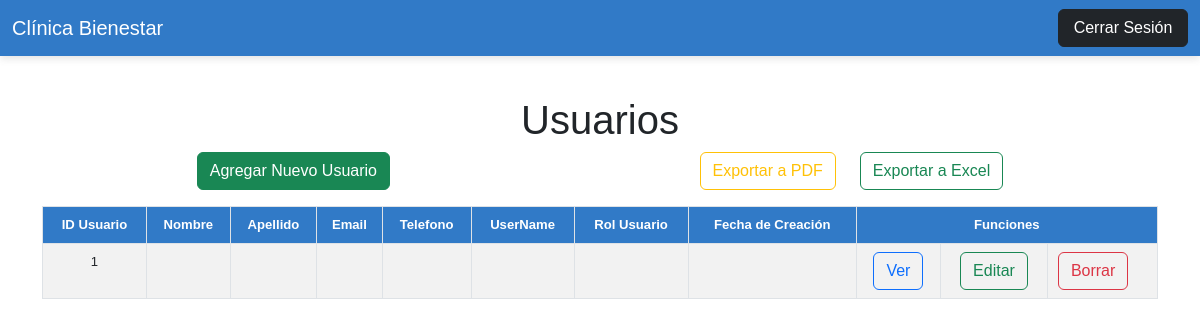
Page /views/login/user_list.php on the earlier database version.
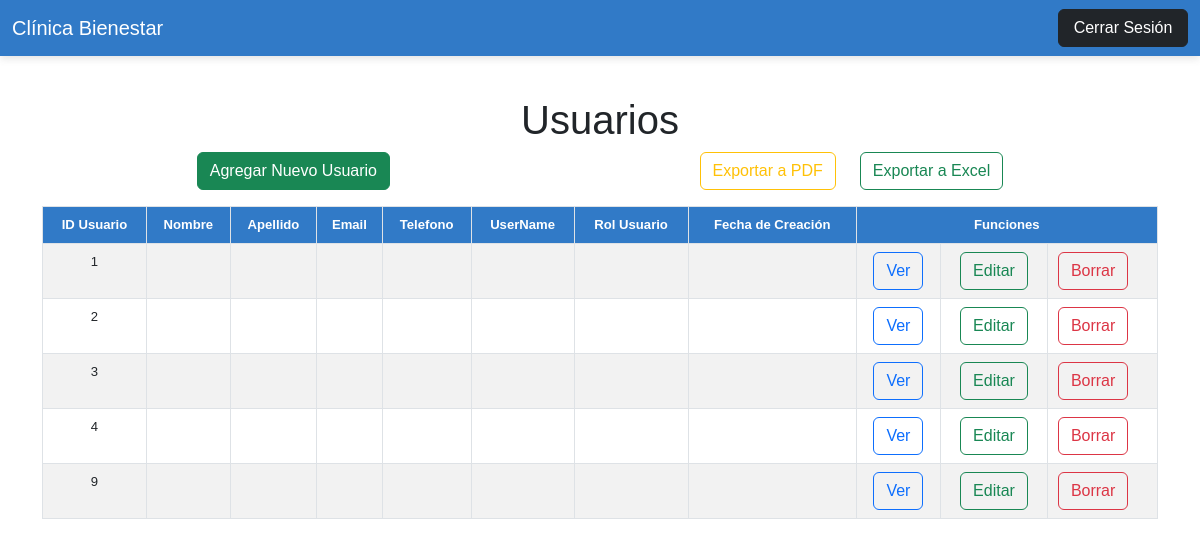
Same page on the later database version.
### tables this page shows
CREATE TABLE `usuarios` (
  `id_usuario` int(11) NOT NULL,
  `id_persona` int(6) DEFAULT NULL,
  `id_rol_usuario` int(2) DEFAULT NULL,
  `user_name` varchar(50) NOT NULL,
  `password` blob NOT NULL,
  `created_at` timestamp NOT NULL DEFAULT current_timestamp()
);

### config/bd.php (called while the page is built, shortened)
<?php
    class Database {
        private static $instance = null;
        public static function getConnection() {
            if (self::$instance === null) {
                try {
                    self::$instance = new PDO(
                        "mysql:host=" . self::HOST . ";dbname=" . self::DBNAME,
                        self::USER,
                        self::PASSWORD
                    );
                    self::$instance->setAttribute(PDO::ATTR_ERRMODE, PDO::ERRMODE_EXCEPTION);
                } catch (PDOException $e) {
                    error_log($e->getMessage());
                    die("Error al conectar a la base de datos. Contacta al administrador.");
                }
            }
            return self::$instance;
        }
    }
?>

### controllers/LoginController.php (called while the page is built, shortened)
<?php
require_once "./../../models/User.php";
class UsuarioController {
    private $model;
    public function __construct() {
        $this->model = new Usuario();
    }
    public function index() {
        $usuarios = $this->model->getAll();
        return $usuarios;
    }
}

### models/User.php (called while the page is built, shortened)
<?php
require_once "./../../config/bd.php";
class Usuario {
    private $db;
    public function __construct() {
        $this->db = Database::getConnection();
    }
    public function getAll() {
        $stmt = $this->db->query("SELECT * FROM usuarios");
        return $stmt->fetchAll(PDO::FETCH_ASSOC);
    }
}

### views/login/user_list.php (the view, shortened to what this page needs)
<?php
    require_once("./../head/head.php");
    require_once("./../../controllers/LoginController.php");
    $obj= new UsuarioController();
    $rows = $obj->index();
?>
    <section>
        <div class="container" >
            <h1 class="text-center">Usuarios</h1>
            <div class="mb-3 d-flex justify-content-around">
                    <a href="./create.php" class="btn btn-success">Agregar Nuevo Usuario</a>
                <div class="d-flex gap-4">
                    <button id="exportPDF" class="btn btn-outline-warning">Exportar a PDF</button>
                    <button id="exportExcel" class="btn btn-outline-success">Exportar a Excel</button>
                </div>
            </div>
            <div class="table-responsive">
                <table class="table table-striped table-hover table-bordered" id="myTable">
                    <thead class="">
                        <tr>
                            <th>ID Usuario</th>
                            <th>Nombre</th>
                            <th>Apellido</th>
                            <th>Email</th>
                            <th>Telefono</th>
                            <th>UserName</th>
                            <th>Rol Usuario</th>
                            <th>Fecha de Creación</th>
                            <th colspan="3">Funciones</th>
                        </tr>
                    </thead>
                    <tbody>
                    <?php
                        if($rows) :
                        foreach($rows as $row): ?>
                        <tr>
                            <td><?= $row['id_usuario']?></td>
                            <td><?= $row['nombre']?></td>
                            <td><?= $row['apellido']?></td>
                            <td><?= $row['email']?></td>
                            <td><?= $row['telefono']?></td>
                            <td><?= $row['usuario']?></td>
                            <td><?= $row['id_rol']?></td>
                            <td><?= $row['fecha_registro']?></td>
                            <td>
                                <a href="./show.php?id=<?= $row['id_usuario']?>" class="btn btn-outline-primary">Ver</a>
                            </td>
                            <td>
                                <a href="./edit.php?id=<?= $row['id_usuario']?>" class="btn btn-outline-success">Editar</a>
                            </td>
                            <td>
                                <form action="./functions.php" method="POST">
                                    <input type="submit" class="btn btn-outline-danger btn-delete" value="Borrar">
                                </form>
                            </td>
                        </tr>
                        <?php endforeach; ?>
                        <?php else : ?>
                            <tr>
                                <td colspan="13" class="text-center">No hay Registros</td>
                            </tr>
                        <?php endif; ?>
                    </tbody>
                </table>
            </div>
        </div>
    </section>
<?php
    require_once("./../head/footer.php");
?>

### views/head/head.php (shortened to what this page needs)
<!DOCTYPE html>
<html lang="en">
<head>
    <link href="https://cdn.jsdelivr.net/npm/bootstrap@5.2.3/dist/css/bootstrap.min.css"
    rel="stylesheet">
    <link rel="stylesheet" href="./../../assets/css/style.css">
</head>
<body>
    <header>
    <nav class="navbar navbar-expand-lg navbar-dark ">
            <div class="container-fluid">
                <a class="navbar-brand" href="./../dashboard/index.php">Clínica Bienestar</a>
                <div class="logout-container">
                    <form action="./../login/functions.php" class="" method="post">
                        <button type="submit" class="btn btn-dark d-flex">Cerrar Sesión</button>
                    </form>
                </div>
            </div>
        </nav>
    </header>

### views/head/footer.php (shortened to what this page needs)
</body>
</html>

### assets/css/style.css (style rules this page uses)
* { margin:0; padding:0; box-sizing: border-box; }
:root { --bs-primary: #0d6efd; --bs-secondary: #6c757d; --bs-success: #198754; --bs-info: #0dcaf0; --bs-warning:#ffc107; --bs-danger:#dc3545; --bs-light: #f8f9fa; --bs-dark: #212529; --bs-gray-500: #adb5bd; --bs-gray-600: #6c757d; --bs-gray-700: #495057; --z1:#232741; --z2:#2c2e43; --darkBodyP:#181818; --darkPretty: #333; --darkPretty2:#222; --yellowMostaza: #e8a900; --bg-whiteBlue:#F0F0F0; --bg-whiteSmooth:#FAFAFA; --azulWhite: #f2f6fc; --azulLight: #f6f8fc; --azulLite: #eaf1fb; --aL: #f5f6f7; --borders-light:#dbdbdb; --lightBlue:#03a9f4; --wa-1: #005c4b; --wa-2: #44c554; --wa-3: #128c7e; --naranjaFamago:#f18e00; --azulFamago:#003480; --lightFamago:#f1f1f1; --fa-1:#f18e00; --fa-2:#003480; --fa-3:#f1f1f1; --fa-1-1:#f5a22e; --gameLips:#be123c; --bs-border: #dee2e6; --reder:#E63946; --orangeBright: #FF3C0C; --orangeKiller:#EE6C4D; --redSound: #E63946; --redRoboto:#C72931; --blueSober: #264653; --blueBright: #317AC7; --blueRetro: #168AAD; --blueSound: #457B9D; --whiteGrant: #eef3ff; --yell-1: #f3d661; --yell-2: #f2c84d; --yell-3: #f5c043; --black1: #283035; --black2: #303A40; --black3: #354249; --comb1: #ff0054; --comb2: #00002c; --comb3: #001966; --comb4: #eef3ff; --gradient-1:linear-gradient(to bottom right, #f3d661, #f2c84d, #f5c043); --bs-border: #dee2e6; }
body { font-family: sans-serif; scroll-behavior: smooth; }
section { padding:40px 0; }
form,.alert { width:80%; }
th,td { text-align:center; }
table { font-size:.82rem; }
nav.navbar, nav .dropdown-menu, nav .dropdown-menu.show { background:var(--blueBright); box-shadow: rgba(99, 99, 99, 0.2) 0px 2px 8px 0px; color:var(--bs-light) !important; }
nav form button { width:130px; display:flex; justify-content:center; }
thead { background:var(--blueBright) !important; color:#fff; }

Differences in the rows shown:
added usuarios: id_usuario "2"
added usuarios: id_usuario "3"
added usuarios: id_usuario "4"
added usuarios: id_usuario "9"
